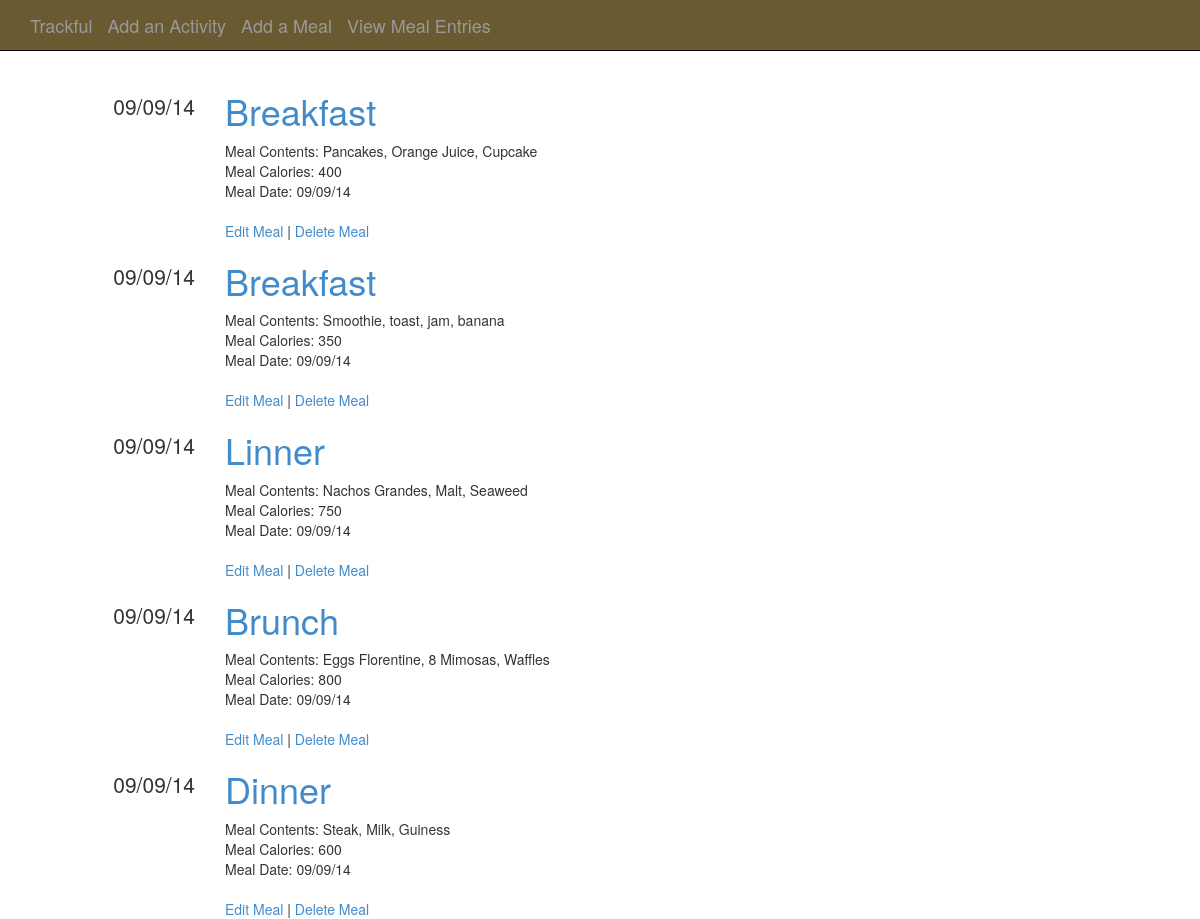
Page /meals on the committed database.
### tracky/models.py (models this page shows)
class Meal(Base):
    __tablename__ = 'meal'
    meal_id = Column(Integer, Sequence('meal_id_sequence'), primary_key=True)
    meal = Column(String(1024))
    contents = Column(String(1024))
    calories = Column(Integer)
    entry_date = Column(DateTime, default=datetime.datetime.now)

### tracky/views.py (the view)
@app.route("/meals")
def meals():
    meals = session.query(Meal)
    meals = meals.order_by(Meal.entry_date.desc()).limit(5)
    meals = meals.all()
    return render_template("meals.html",
                           meals=meals
    )

### tracky/filters.py (called while the page is built)
@app.template_filter()
def dateformat(date, format):
    if not date:
        return None
    return date.strftime(format)

### tracky/templates/meals.html
{% extends "base.html" %}
{% import "macros.html" as macros %}
{% block content %}
{% for meal in meals %}
{{ macros.render_meal(meal) }}
{% endfor %}
{% endblock %}

### tracky/templates/macros.html (shortened to what this page needs)
{% macro render_meal(meal) %}
<div class="row">
    <div class="col-md-2 text-right metadata">
        <ul class="list-unstyled">
            <li>
                {{ meal.entry_date | dateformat('%d/%m/%y') }}
            </li>
        </ul>
    </div>
    <div class="col-md-10">
        <h1>
             <a href="{{ url_for('view_by_meal', meal_type=meal.meal) }}"> {{ meal.meal }}</a>
        </h1>
                Meal Contents: {{ meal.contents }} <br>
                Meal Calories: {{ meal.calories }} <br>
                Meal Date: {{ meal.entry_date | dateformat('%d/%m/%y') }} <br><br>
                <a href="{{ url_for('edit_meal', meal_id = meal.meal_id) }}"> Edit Meal</a> |
                <a href="{{ url_for('delete_meal', meal_id = meal.meal_id) }}"> Delete Meal</a>
    </div>
</div>
{% endmacro %}

### tracky/static/css/main.css (style rules this page uses)
div.metadata { margin-top: 20px; font-size: 1.5em; }

### rows in the picture
Meal: entry_date "09/09/14", meal "Breakfast", contents "Pancakes, Orange Juice, Cupcake", calories "400"
Meal: entry_date "09/09/14", meal "Breakfast", contents "Smoothie, toast, jam, banana", calories "350"
Meal: entry_date "09/09/14", meal "Linner", contents "Nachos Grandes, Malt, Seaweed", calories "750"
Meal: entry_date "09/09/14", meal "Brunch", contents "Eggs Florentine, 8 Mimosas, Waffles", calories "800"
Meal: entry_date "09/09/14", meal "Dinner", contents "Steak, Milk, Guiness", calories "600"
